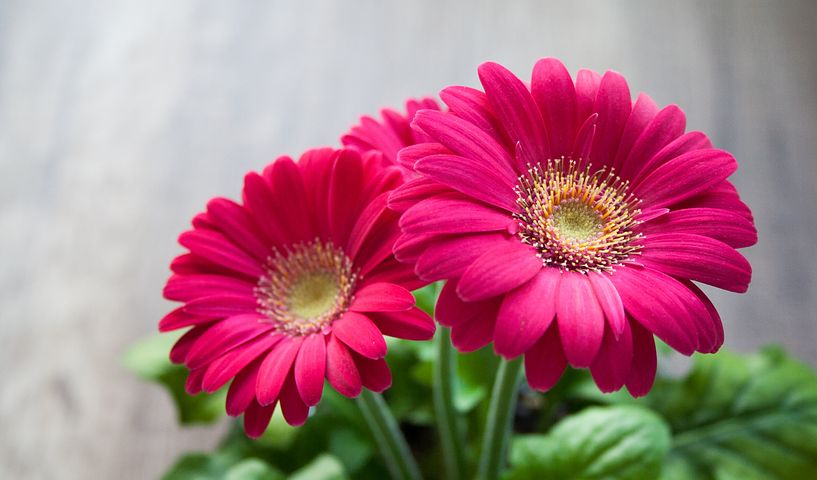
#> input picture examples/Hands-On Image Processing with Python/Capitulo1/img/flowers.png, 817 x 480 px
$ python tranform.py
#> lines starting #> are read from the running program, lines starting #| are printed output that depends on the picture
# Transformacion que conserva puntos lineas rectas y planos. mapeo.

import numpy as np
from scipy import ndimage as ndi
from skimage.io import imread
from skimage.color import rgb2lab, rgb2gray, lab2rgb
from skimage.transform import rotate
import matplotlib.pylab as plt

im = imread('img/flowers.png')
#> im is the input picture: shape (480, 817, 3); mean R, G, B 171, 118.4, 130.3

#img = rgb2gray(im)

img = rgb2lab(im)
#> img: shape (480, 817, 3) float64; mean of channels 0, 1, 2 58.8, 18.1, 8.5
img[...,1] = img[...,2] = 0
#> img: shape (480, 817, 3) float64; mean of channels 0, 1, 2 58.8, 0, 0
img = lab2rgb(img)
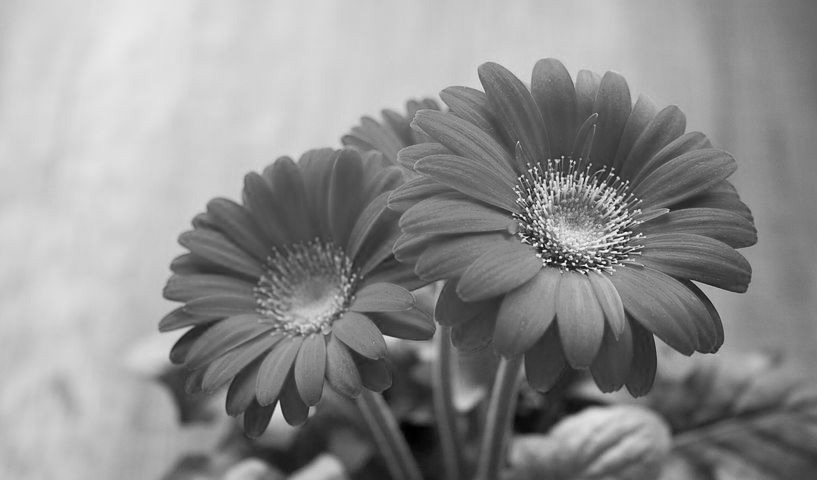
#> img: shape (480, 817, 3) float64; mean R, G, B 0.563, 0.563, 0.563
h, w, d = im.shape
#> h = 480; w = 817; d = 3

# Matriz identidad
mat_identity = np.array([[1,0,0],[0,1,0],[0,0,1]])
img1 = ndi.affine_transform(img, mat_identity)

# Reflexion
#mat_reflect = np.array([[1,0,0],[0,-1,0],[0,0,1]]) @ np.array([[1,0,0],[0,1,-h],[0,0,1]])
#img2 = ndi.affine_transform(img, mat_reflect) # offset=(0,h)
img2 = img[:,::-1]
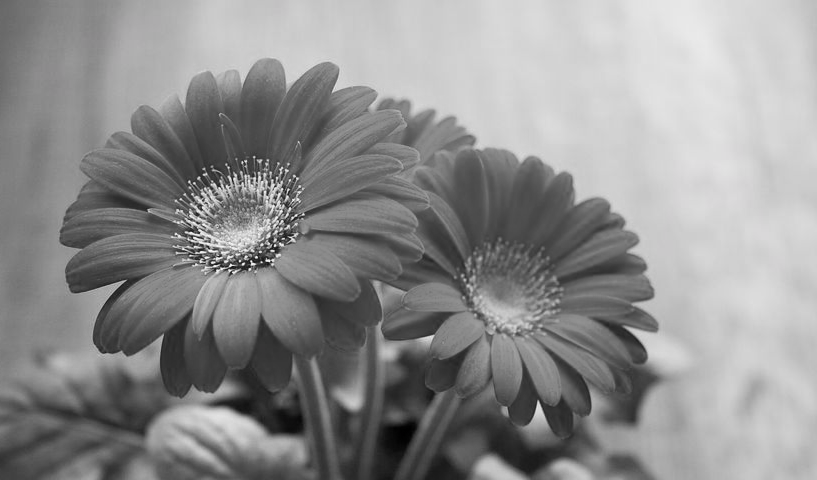
#> img2: shape (480, 817, 3) float64; mean R, G, B 0.563, 0.563, 0.563

# Scale
s_x, s_y = 0.75, 1.25
mat_scale = np.array([[s_x,0,0],[0,s_y,0],[0,0,1]])
img3 = ndi.affine_transform(img, mat_scale)
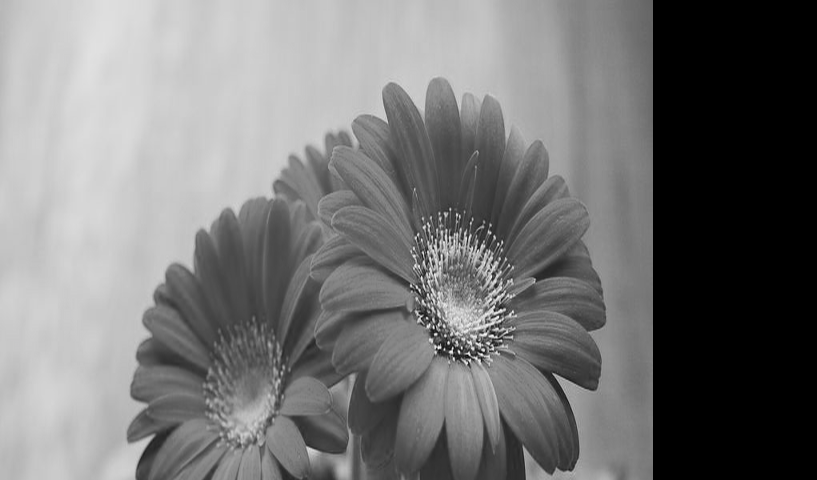
#> img3: shape (480, 817, 3) float64; mean R, G, B 0.482, 0.482, 0.482; drawn with min black and max white

# Rotate
theta = np.pi/6
#mat_rotate = np.array([[1,0,w/2],[0,1,h/2],[0,0,1]]) @ np.array([[np.cos(theta),np.sin(theta),0],[np.sin(theta),-np.cos(theta),0],[0,0,1]]) @ np.array([[1,0,-w/2],[0,1,-h/2],[0,0,1]])
#img4 = ndi.affine_transform(img, mat_rotate)
img4 = rotate(img, 30)
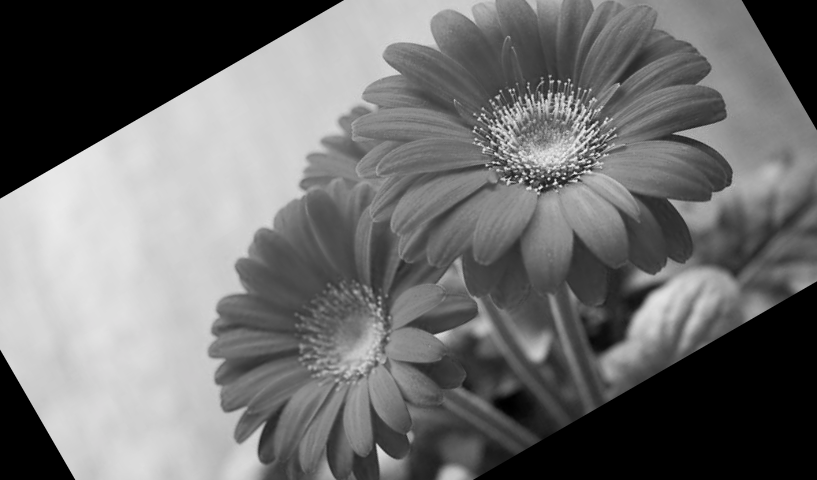
#> img4: shape (480, 817, 3) float64; mean R, G, B 0.437, 0.437, 0.437

# Corte
lambda1 = 0.2
mat_shear = np.array([[1,lambda1,0],[lambda1,1,0],[0,0,1]])
img5 = ndi.affine_transform(img, mat_shear)
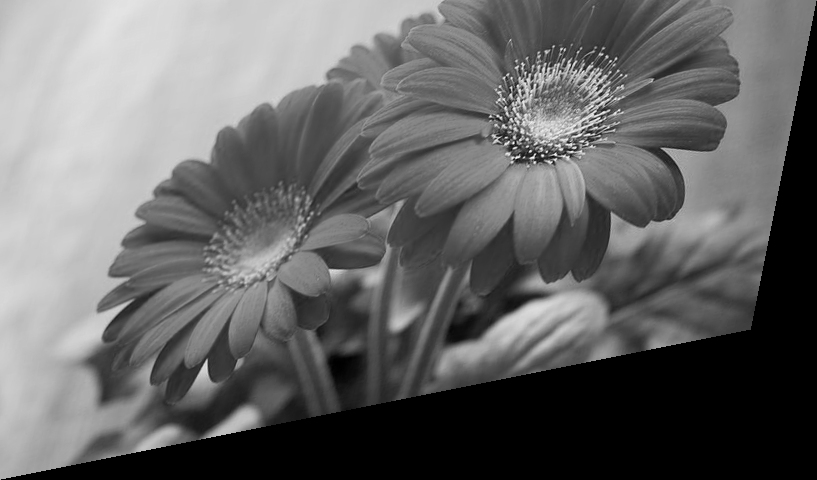
#> img5: shape (480, 817, 3) float64; mean R, G, B 0.417, 0.417, 0.417; drawn with min black and max white

# Junto todo

mat_all = mat_identity @ mat_scale @ mat_shear
#mat_all = mat_identity @ mat_reflect @ mat_scale @ mat_rotate @ mat_shear
imgf = ndi.affine_transform(img, mat_all)
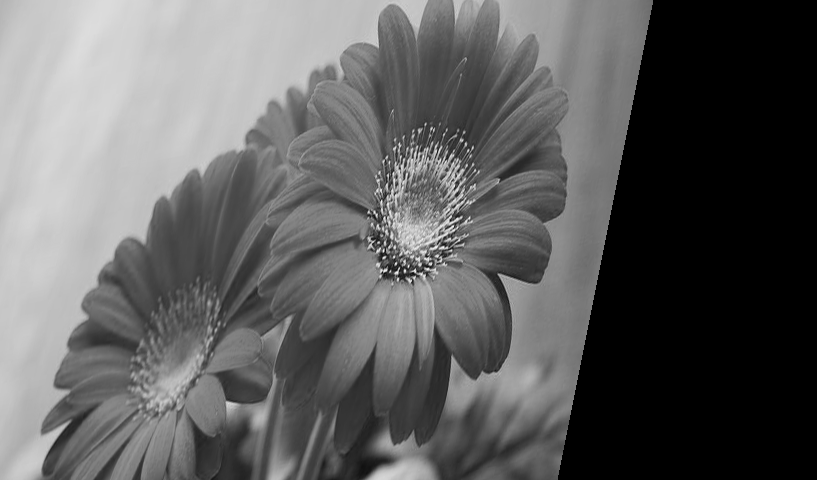
#> imgf: shape (480, 817, 3) float64; mean R, G, B 0.403, 0.403, 0.403; drawn with min black and max white

# Plot
plt.subplot(331)
plt.imshow(img, cmap='gray')
plt.axis('off')
plt.title('Original Image', size=10)

plt.subplot(332)
plt.imshow(img1, cmap='gray')
plt.axis('off')
plt.title('Identidad', size=10)

plt.subplot(333)
plt.imshow(img2, cmap='gray')
plt.axis('off')
plt.title('Reflexion', size=10)

plt.subplot(334)
plt.imshow(img3, cmap='gray')
plt.axis('off')
plt.title('Escalado', size=10)

plt.subplot(335)
plt.imshow(img4, cmap='gray')
plt.axis('off')
plt.title('Rotar', size=10)

plt.subplot(336)
plt.imshow(img5, cmap='gray')
plt.axis('off')
plt.title('Corte', size=10)

plt.subplot(337)
plt.imshow(imgf, cmap='gray')
plt.axis('off')
plt.title('Todo', size=10)

plt.show()
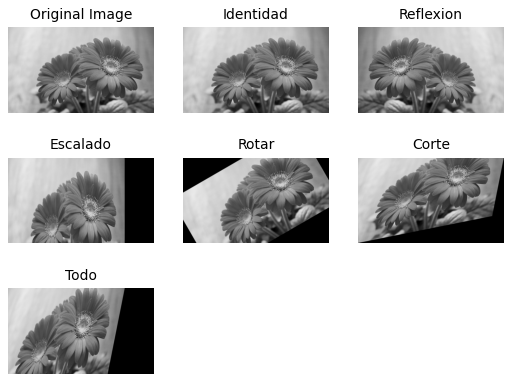
#> figure drawn by matplotlib, 7 panels

$ run again, with examples/Hands-On Image Processing with Python/Capitulo1/img/fish.png copied over examples/Hands-On Image Processing with Python/Capitulo1/img/flowers.png
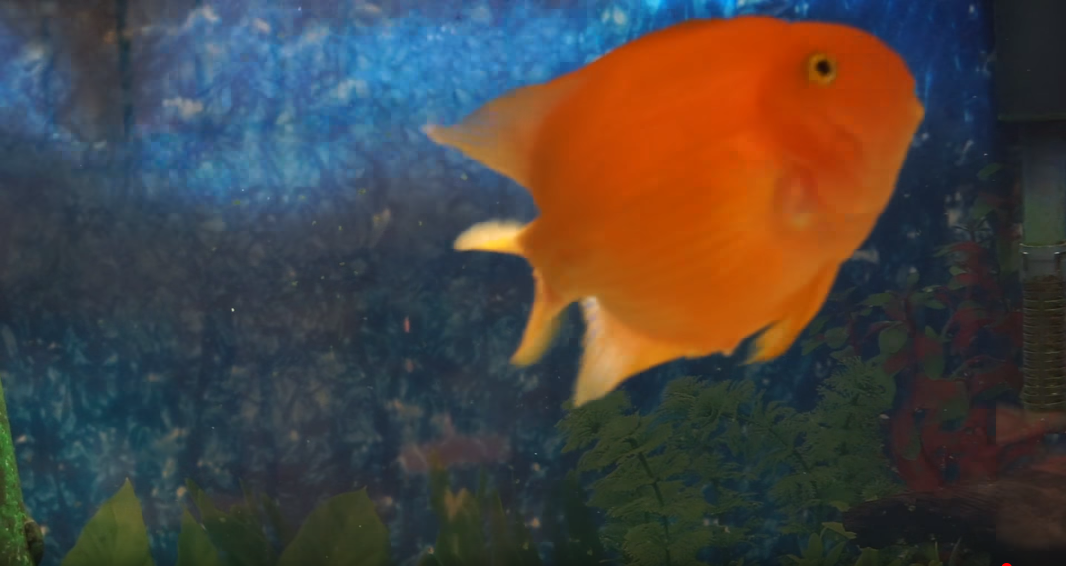
#> input picture examples/Hands-On Image Processing with Python/Capitulo1/img/fish.png, 1066 x 566 px
#> im is the input picture: shape (566, 1066, 3); mean R, G, B 73.2, 67.3, 64
#> `img2 = img[:,::-1]`:
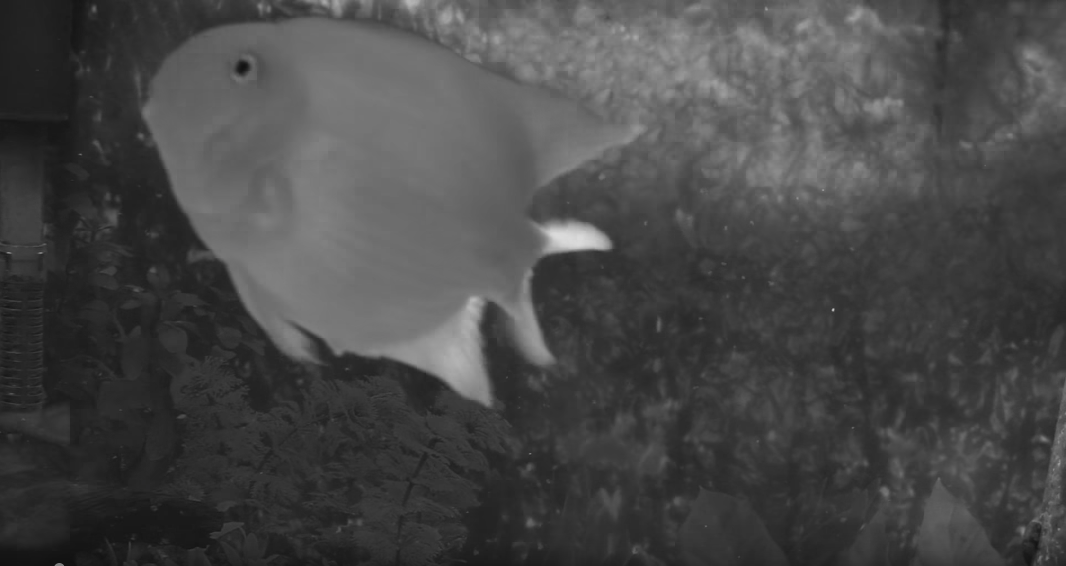
#> img2: shape (566, 1066, 3) float64; mean R, G, B 0.283, 0.283, 0.283
#> `imgf = ndi.affine_transform(img, mat_all)`:
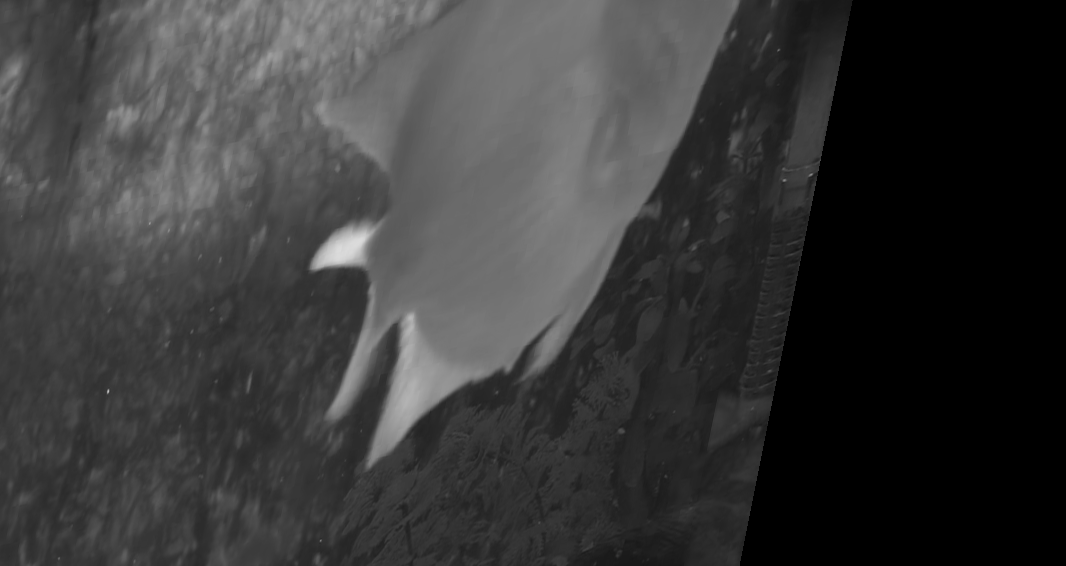
#> imgf: shape (566, 1066, 3) float64; mean R, G, B 0.221, 0.221, 0.221

$ run again, with examples/Hands-On Image Processing with Python/Capitulo1/img/humming.png copied over examples/Hands-On Image Processing with Python/Capitulo1/img/flowers.png
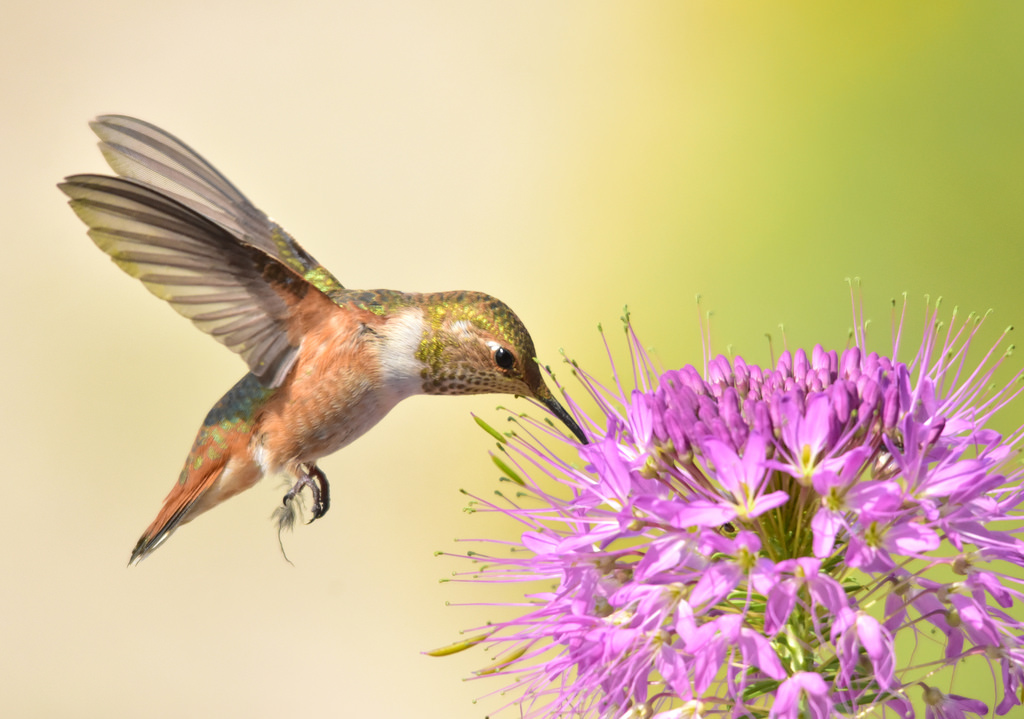
#> input picture examples/Hands-On Image Processing with Python/Capitulo1/img/humming.png, 1024 x 719 px
#> im is the input picture: shape (719, 1024, 3); mean R, G, B 213.6, 189.4, 153.5
#> `img5 = ndi.affine_transform(img, mat_shear)`:
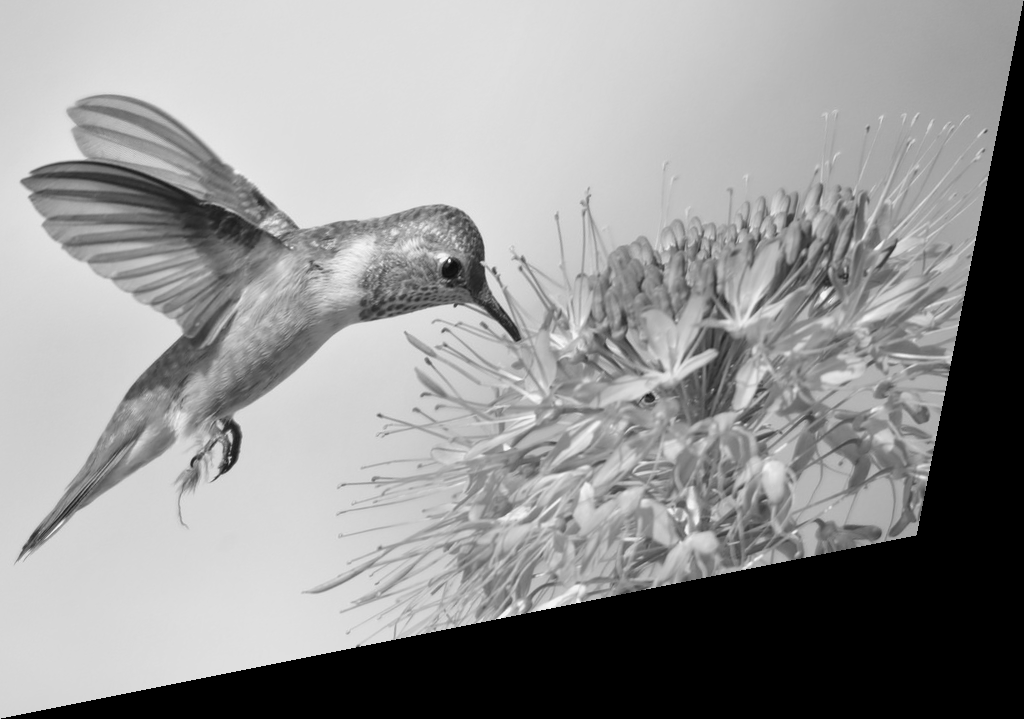
#> img5: shape (719, 1024, 3) float64; mean R, G, B 0.609, 0.609, 0.609; drawn with min black and max white
#> `imgf = ndi.affine_transform(img, mat_all)`:
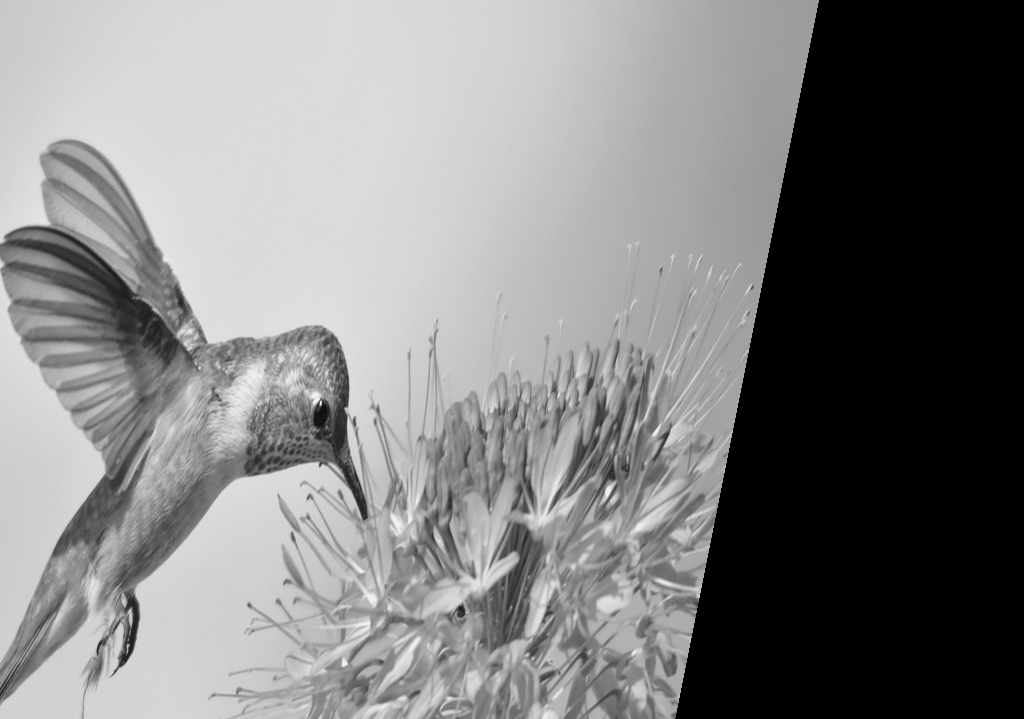
#> imgf: shape (719, 1024, 3) float64; mean R, G, B 0.538, 0.538, 0.538; drawn with min black and max white
